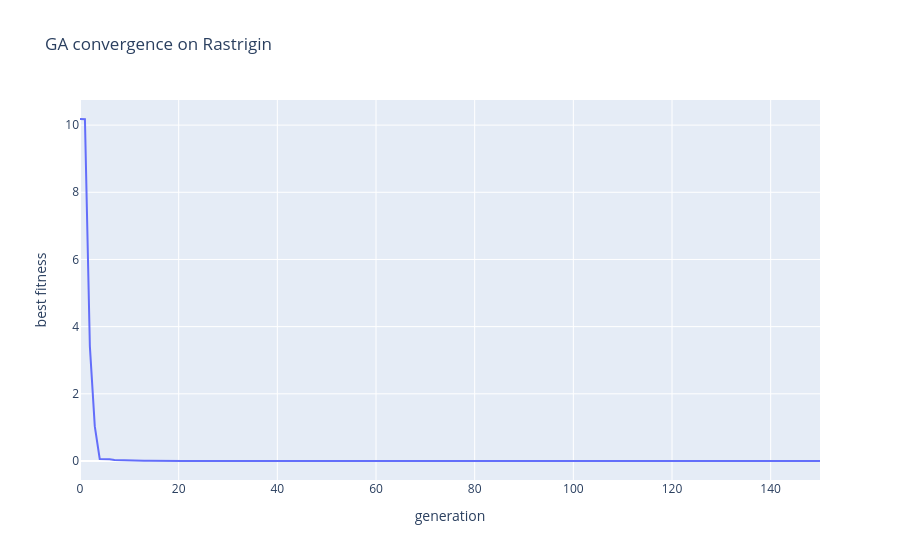

The cell this chart's notebook holds for it:
### Code cell
go.Figure(go.Scatter(y=result.fitness_history)).update_layout(
    title='GA convergence on Rastrigin', xaxis_title='generation', yaxis_title='best fitness'
).show()

### Figure 1 — Plotly figure (JSON) as saved in the notebook; plotly's stock layout.template omitted (floating-point values rounded to 4 significant figures; data arrays with more than 128 entries replaced by an {"elided": "..."} marker saying what was removed)
{"data": [{"type": "scatter", "y": {"elided": "151 float values"}}], "layout": {"title": {"text": "GA convergence on Rastrigin"}, "xaxis": {"title": {"text": "generation"}}, "yaxis": {"title": {"text": "best fitness"}}}}
